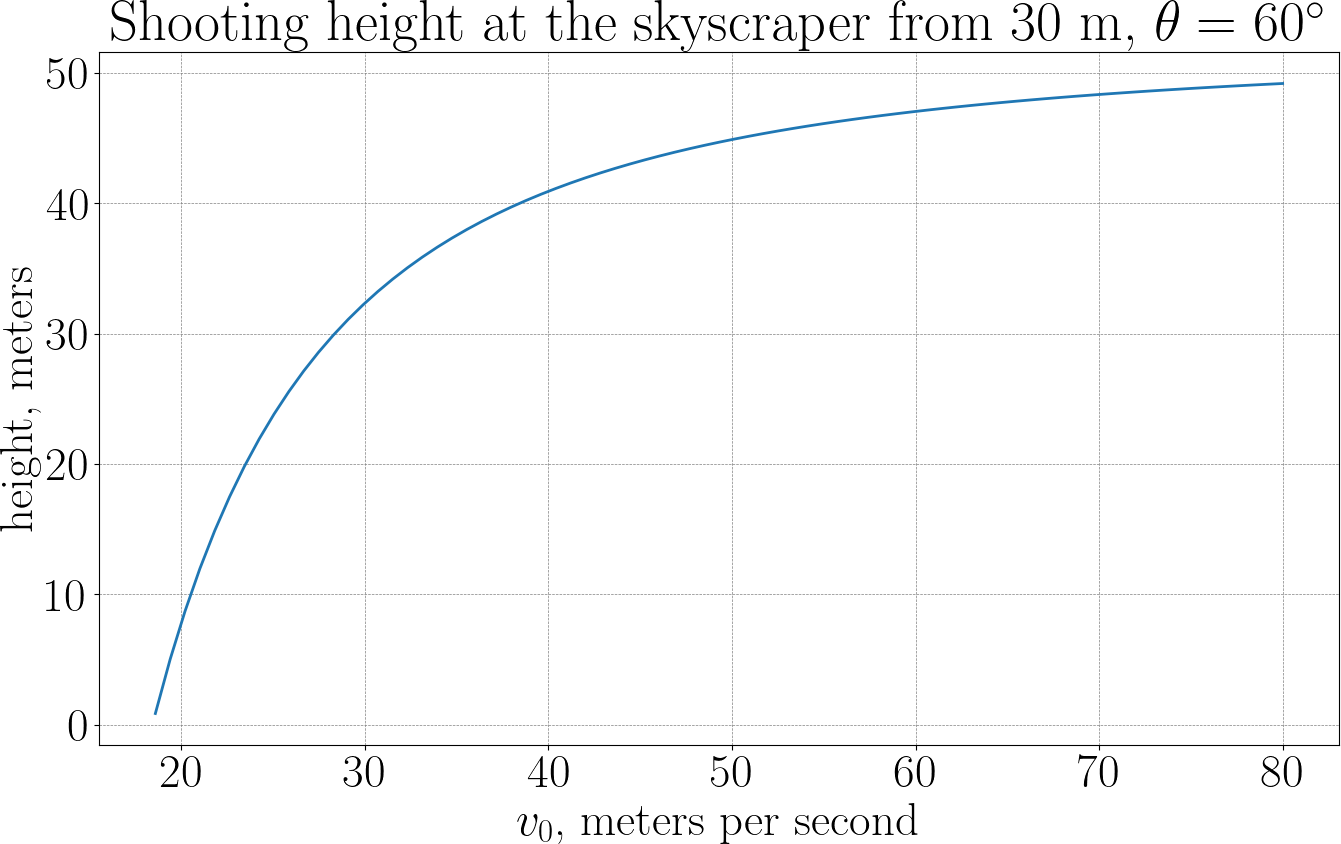

Recreate this plot in Python.
import numpy as np

g     = -9.81 # gravity, m/s^2
angle = 60    # launch angle, degrees wrt the ground
xstar = 30

def simulate(speed):
    x, y = 0, 0   # current state
    vx, vy = speed * np.cos(angle * np.pi/180), \
             speed * np.sin(angle * np.pi/180)
    dt = .001
    xs, ys = [x], [y]
    while x < xstar and y>=0:
        x += dt * vx
        y += dt * vy
        vy += g * dt
        xs.append(x)
        ys.append(y)
    if y>0:
        u = (xstar-xs[-2])/(xs[-1]-xs[-2])
        xs[-1] = xstar
        ys[-1] = ys[-2] + u*(ys[-1]-ys[-2])
    return xs, ys

v = []
yrange = []
for v0 in np.linspace(0., 80., 100):
    xs,ys = simulate(v0)
    if xs[-1] == xstar:
        yrange.append(ys[-1])
        v.append(v0)

import matplotlib.pyplot as plt
plt.figure(figsize=(16, 9))
plt.rcParams["font.family"] = "serif"
plt.rcParams["mathtext.fontset"] = "dejavuserif"
plt.rcParams['text.usetex'] = True

plt.rc('font', size=34)
plt.title(f'Shooting height at the skyscraper from ${xstar}$ m, $\\theta = {angle}^\\circ$')
plt.grid(color='gray', linestyle='--', linewidth=0.5)
plt.plot(v, yrange,linewidth=2)
#plt.plot(xs, [0]*len(xs))
plt.xlabel("$v_0$, meters per second")
plt.ylabel("height, meters")
#plt.gca().set_aspect('equal', 'box')
plt.savefig("plot-y-range.png")
plt.show()

